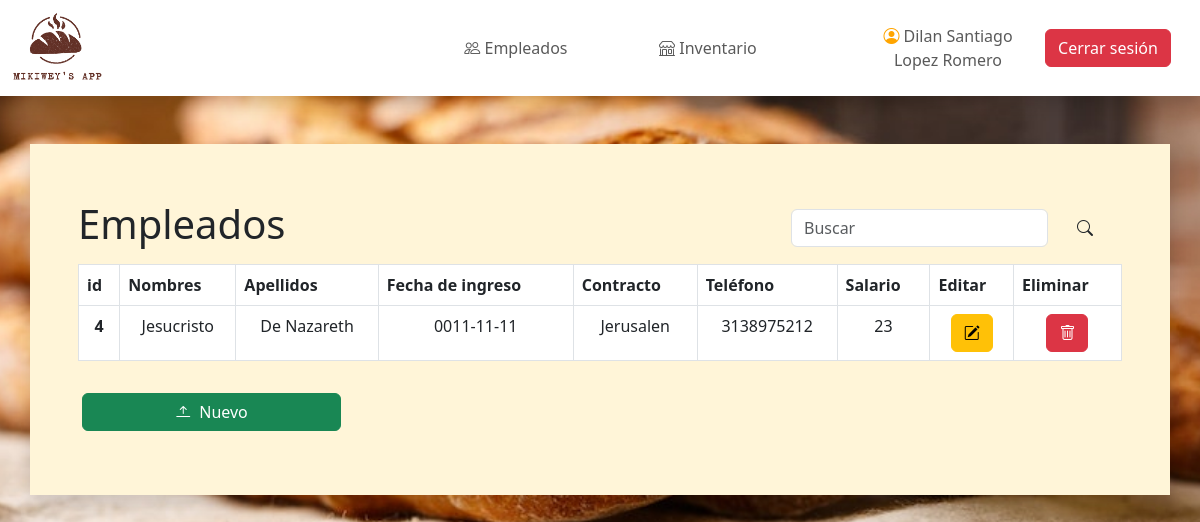
The page /view/admin/empleados.php (signed in) on the database as committed earlier.
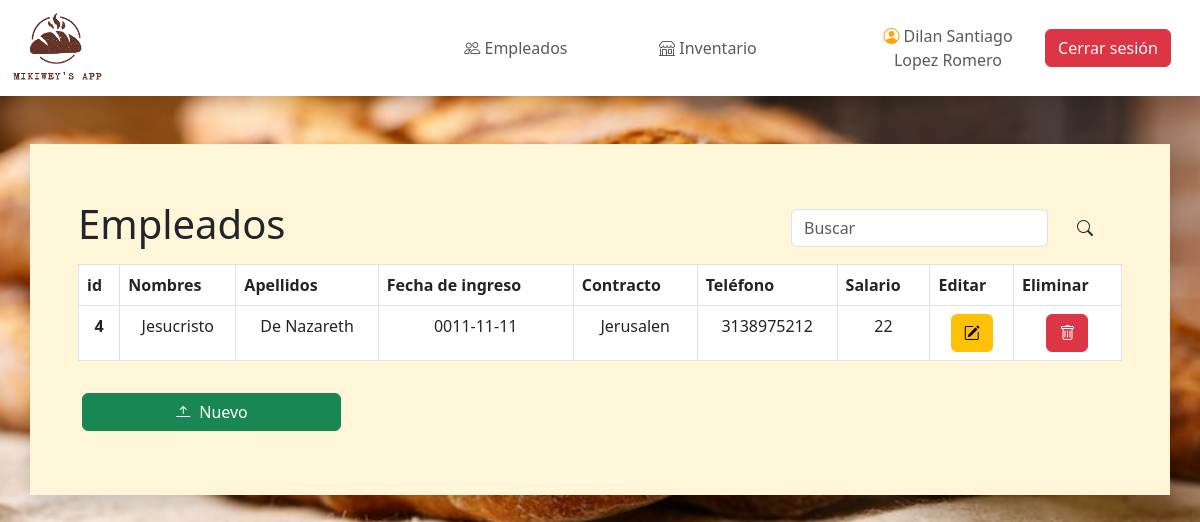
The same page on the database as committed later.
### tables this page shows
CREATE TABLE `empleados` (
  `id_emp` int(11) NOT NULL,
  `nom` varchar(50) NOT NULL,
  `apel` varchar(50) NOT NULL,
  `fecing` date NOT NULL,
  `cont` varchar(50) NOT NULL,
  `tel` varchar(50) NOT NULL,
  `sal` varchar(50) NOT NULL
);

### model/empleados_select_all.php (called while the page is built)
<?php
$query = $db->query("SELECT * from empleados");
$empleados = $query;
?>

### view/admin/empleados.php (the view, shortened to what this page needs)
<?php
  include('../../controller/empleado_subir.php');
  include('../../model/empleados_select_all.php');
?>
<!DOCTYPE html>
<html lang="en">
<head>
  <link rel="stylesheet" href="https://cdnjs.cloudflare.com/ajax/libs/animate.css/4.1.1/animate.min.css"/>
  <link rel="stylesheet" href="https://cdn.jsdelivr.net/npm/bootstrap-icons@1.9.1/font/bootstrap-icons.css">
  <link rel="stylesheet" href="https://cdn.jsdelivr.net/npm/bootstrap@5.3.0-alpha1/dist/css/bootstrap.min.css" >
  <link rel="stylesheet" href="../../css/styles.css">
</head>
<body class="bg-foto">
<?php include('../include/header_admin.php'); ?>
  <div class="container my-5 p-5 shadow color">
    <nav class="navbar navbar-light d-flex">
      <h1>Empleados</h1>
      <form class="form-inline d-flex">
        <input class="form-control mr-sm-2" type="search" placeholder="Buscar" aria-label="Search">
        <button class="btn mx-3"><i class="bi bi-search"></i></button>
   </form>
    </nav>
<table class="table table-bordered border-1 bg-white">
    <thead>
      <tr class="bnaranja" >
        <th scope="col">id</th>
        <th scope="col" class="" >Nombres</th>
        <th scope="col" class="" >Apellidos</th>
        <th scope="col">Fecha de ingreso</th>
        <th scope="col">Contracto</th>
        <th scope="col">Teléfono</th>
        <th scope="col">Salario</th>
        <th scope="col">Editar</th>
        <th scope="col">Eliminar</th>
      </tr>
    </thead>
    <tbody>
    <?php foreach($empleados as $empleado){ ?>
      <tr class="text-center">
        <th><?php echo $empleado['id_emp']; ?></th>
        <td><?php echo $empleado['nom']; ?></td>
        <td><?php echo $empleado['apel']; ?></td>
        <td><?php echo $empleado['fecing']; ?></td>
        <td><?php echo $empleado['cont']; ?></td>
        <td><?php echo $empleado['tel']; ?></td>
        <td><?php echo $empleado['sal']; ?></td>
        <td><a href="empleado_modificar.php?id=<?=$empleado['id_emp']?>" type="button" class="btn btn-warning"><i class="bi bi-pencil-square"></i></a></td>
        <td><a href="../../controller/empleado_eliminar.php?id=<?=$empleado['id_emp']?>" type="button" class="btn btn-danger"><i class="bi bi-trash"></i></a></td>
      </tr>
  <?php }?>
    </tbody>
  </table>
<div class="row justify-content-center">
  <div class="col row p-3"> <button type="button" class="btn btn-success w-25" data-bs-toggle="modal" data-bs-target="#subir"><i class="bi bi-arrow-bar-up pe-2"></i>Nuevo</button> </div>
          </div>
</div>
</body>
  </html>

Rows that differ between the two databases and show on the page:
changed empleados "Jesucristo": sal "23" → "22"
